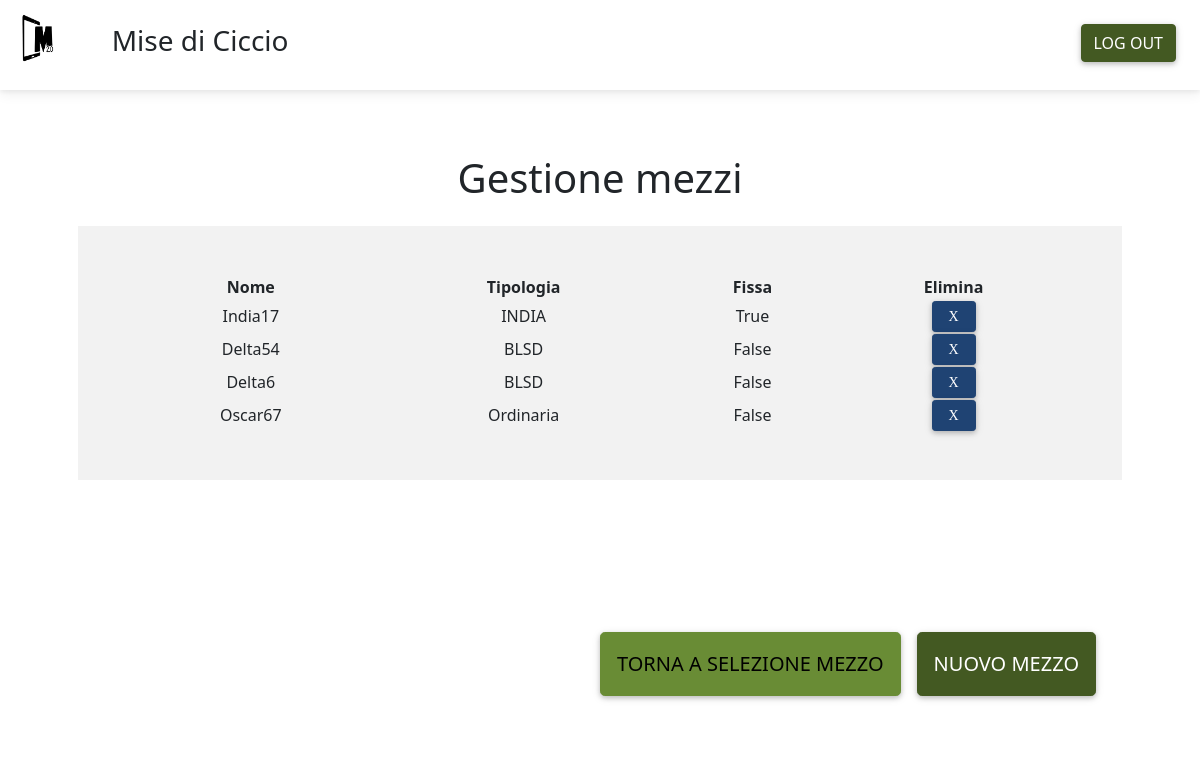
The app's page /gestione_mezzi/ (signed in) with its own data.
### scheda/models.py (models this page shows, shortened)
class MyUser(AbstractUser):
    username = models.CharField(max_length=30, unique=True,
        help_text= ('Required. 30 characters or fewer. Letters, digits and '
                    '@/./+/-/_ only.'))
    is_active = models.BooleanField(default=True)
    staff = models.BooleanField(default=False) # a admin user; non super-user
    admin = models.BooleanField(default=False) # a superuser
    is_operator = models.BooleanField(default=False)
    corporation = models.CharField(max_length=30, blank=True)
    phone = models.CharField(max_length=30, blank=True)
    USERNAME_FIELD = 'username'
    REQUIRED_FIELDS = [] # Email & Password are required by default.
    objects = UserManager()

class Mezzo(models.Model):
    id_mezzo = models.AutoField(primary_key = True)
    nome = models.CharField(unique = True, max_length = 10)
    tipologia = models.CharField(max_length = 10)
    all_day = models.BooleanField(default = False)
    username = models.ForeignKey(MyUser, on_delete = models.CASCADE)
    num_mezzo = models.IntegerField()
    equip_min = models.IntegerField()

### scheda/views.py (the view)
# urls.py: path('gestione_mezzi/', scheda.GestioneMezzi.as_view(), name='gestione_mezzi'),
class GestioneMezzi(generic.View):
    def get(self, request):
        mezzi = Mezzo.objects.filter(username=request.user.id)
        template_name = 'gestione_mezzi.html'
        return render(request, template_name, context={'mezzi':mezzi})

### templates/gestione_mezzi.html (shortened to what this page needs)
{% extends 'base.html' %}
{% load static %}
{% block css %}
<link href="{% static 'css/gestione_mezzi.css' %}" rel="stylesheet">
{% endblock %}
{% block content %}
<nav class="navbar navbar-expand-sm">
    <ul class="navbar-nav ml-auto">
        <li class="nav-item">
            <div class="container">
                <a class="navbar-brand" href="#">
                    <img
                    src="{% static 'img/logoHCI.png' %}"
                    height="50"
                    loading="lazy"
                  />
                </a>
            </div>
        </li>
        <li class="nav-item">
            <div class="container ms-0 p-3">
                <h3>{{request.user.corporation}}</h3>
            </div>
        </li>
    </ul>
    <a href="{% url 'logout' %}" class="btn btn-primary m-4" style="position: absolute; right: 0; top: 0;">Log out</a>
</nav>
<div class="d-flex flex-column" style="height: 70vh">
    <div class="container mt-5 text-center bg-white">
        <h1 class="m-3">Gestione mezzi</h1>
    </div>
    <div class="container pt-2 ps-5 pe-5 mb-auto bg-white" style="height: 70vh; overflow: auto;">
        <div class="table-wrapper-scroll-y my-custom-scrollbar p-5 m-0 bg-light">
            <table class="table-responsive w-100 text-center">
                <thead>
                <tr>
                    <th scope="col">Nome</th>
                    <th scope="col">Tipologia</th>
                    <th scope="col">Fissa</th>
                    <th scope="col">Elimina</th>
                </tr>
                </thead>
                <tbody>
                    {% for m in mezzi %}
                        <tr>
                            <td scope="row">{{ m.nome }}</td>
                            <td>{{ m.tipologia }}</td>
                            <td>{{ m.all_day }}</td>
                            <td>
                            <form action="{% url 'delete_mezzo' m.id_mezzo %}" method='post'>
                                <input type="submit" class="btn btn-info btn-sm px-3 fas fa-times" value='x' onclick='return confirm("Vuoi veramente eliminare il mezzo?");'>
                            </form>
                            </td>
                        </tr>
                    {% endfor %}
                </tbody>
            </table>
        </div>
    </div>
</div>
<div class="container p-5 mt-auto mb-5 me-5 text-center bg-white position-absolute bottom-0 end-0">
    <div class="row">
        <div class="col d-flex justify-content-end">
            <a href="{% url 'home_sc' %}" role="button" class="btn p-3 btn-secondary m-2 btn-lg">
                Torna a selezione mezzo
            </a>
            <button type="button" class="btn p-3 btn-primary btn-lg m-2" data-mdb-toggle="modal" data-mdb-target="#nuovomezzo" id="modalbutton">
                Nuovo Mezzo
            </button>
        </div>
    </div>
</div>
{% endblock %}
{% block scripts %}
<link rel="stylesheet" href="https://cdnjs.cloudflare.com/ajax/libs/bootstrap-select/1.13.1/css/bootstrap-select.css" />
{% endblock %}

### records on screen
MyUser: user.corporation "Mise di Ciccio"
Mezzo: nome "India17", tipologia "INDIA", all_day "True"
Mezzo: nome "Delta54", tipologia "BLSD", all_day "False"
Mezzo: nome "Delta6", tipologia "BLSD", all_day "False"
Mezzo: nome "Oscar67", tipologia "Ordinaria", all_day "False"
